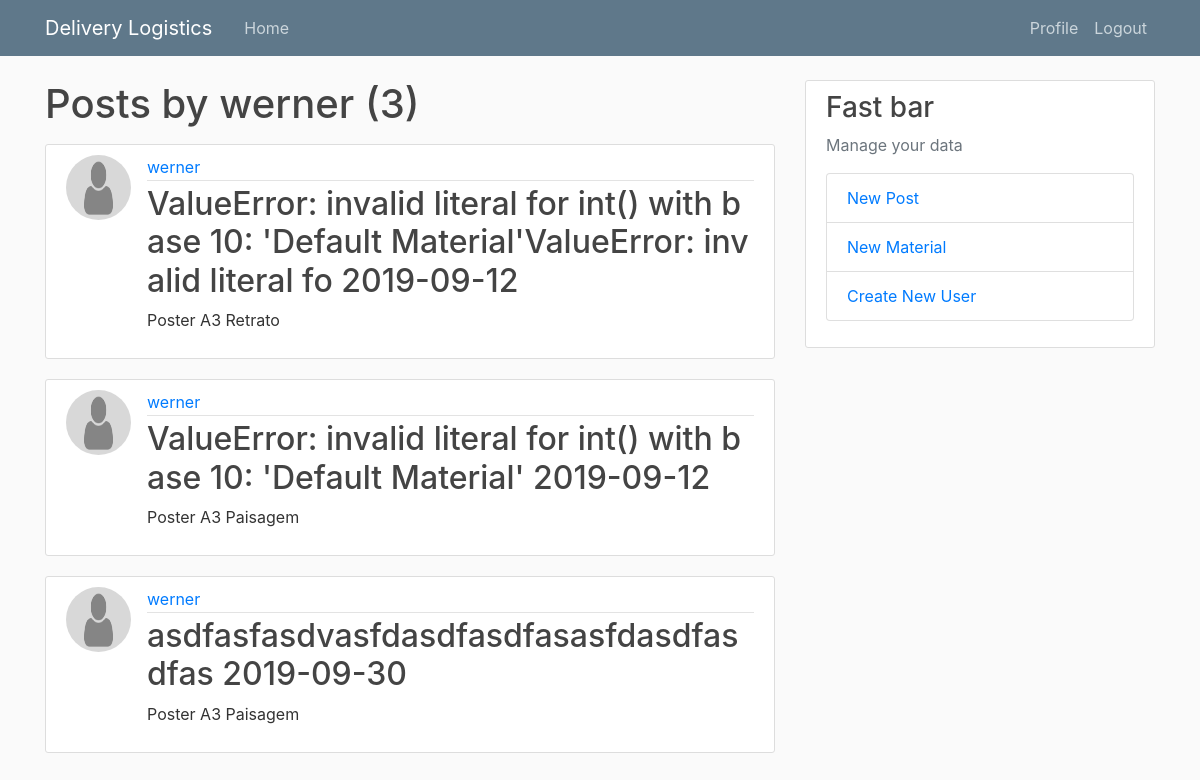
Before: /user/werner (signed in) with the older database file.
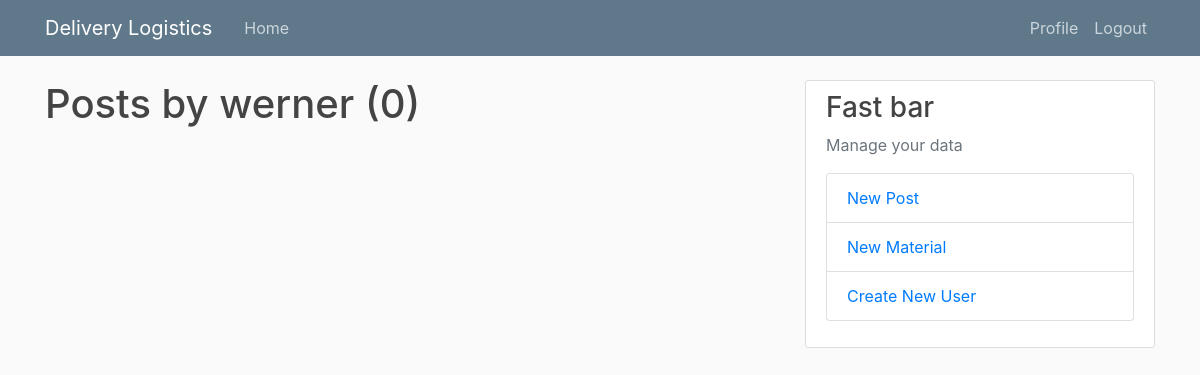
After: the same page with the newer database file.
### logistics/models.py (models this page shows, shortened)
class Post(models.Model):
    client = models.CharField(max_length=100)
    responsible = models.CharField(max_length=100)
    date = models.DateField()
    material = models.ForeignKey(Material, on_delete=models.CASCADE)
    author = models.ForeignKey(User, on_delete=models.CASCADE)
    def __str__(self):
        return self.client + ' ' + str(self.date)

class Material(models.Model):
    name = models.CharField(max_length=100)
    def __str__(self):
        return self.name

### users/models.py (models this page shows, shortened)
class Profile(models.Model):
    user = models.OneToOneField(User, on_delete=models.CASCADE)
    image = models.ImageField(default='default.png', upload_to="profile_pics")

### logistics/views.py (the view)
# urls.py: path('user/<str:username>', UserPostListView.as_view(), name='user-posts'),
class UserPostListView(LoginRequiredMixin, ListView):
    model = Post
    template_name = 'logistics/user_posts.html'  # <app>/<model>_<viewtype>.html
    context_object_name = 'posts'
    paginate_by = 10
    def get_queryset(self):
        user = get_object_or_404(User, username=self.kwargs.get('username'))
        return Post.objects.filter(author=user).order_by('date')

### logistics/templates/logistics/user_posts.html (shortened to what this page needs)
{% extends "logistics/base.html" %}
{% block content %}
    <h1 class="mb-3">Posts by {{ view.kwargs.username }} ({{ page_obj.paginator.count }})</h1>
{% for post in posts %}
<article class="media content-section">
    <img class="rounded-circle article-img" src="{{ post.author.profile.image.url }}">
    <div class="media-body">
        <div class="article-metadata">
            <a class="mr-2" href="{% url 'user-posts' post.author.username %}">{{ post.author }}</a>
        </div>
        <h2><a class="article-title" href="{% url 'post-detail' post.id %}">{{ post }}</a></h2>
        <p class="article-content">{{ post.material }}</p>
    </div>
</article>
{% endfor %}
{% endblock content %}

Changed rows visible on the page:
removed Post: author.profile.image (placeholder picture), author "werner", client+date "ValueError: invalid literal for int() with base 10: 'Default Material'ValueError: invalid literal fo 2019-09-12", material "Poster A3 Retrato"
removed Post: author.profile.image (placeholder picture), author "werner", client+date "ValueError: invalid literal for int() with base 10: 'Default Material' 2019-09-12", material "Poster A3 Paisagem"
removed Post: author.profile.image (placeholder picture), author "werner", client+date "asdfasfasdvasfdasdfasdfasasfdasdfasdfas 2019-09-30", material "Poster A3 Paisagem"
Other visible differences:
{{ page_obj.paginator.count }}: "3" → "0"
